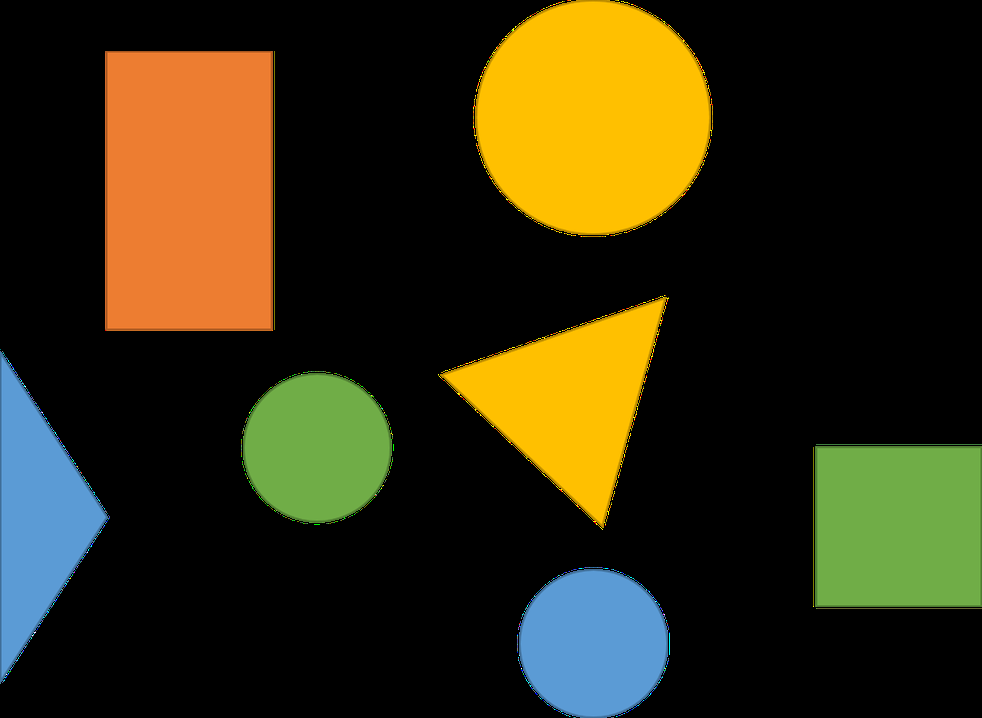
%> input picture 形状识别.png, 982 x 718 px, shrunk from 1288 x 942 before the run
$ octave shape.m   (GNU Octave 9; MATLAB toolbox functions it lacks are replaced by stand-ins)
%> lines starting %> are read from the running program, lines starting %| are printed output that depends on the picture; in (x1, y1, x2, y2) boxes, pixels count from 0 and x2, y2 are one past the last pixel; in counts of white or black regions, pixels touching at a corner belong together; the program's own positions count from 1
clear;
%同心圆
%利用外接
%形状方向
i = imread('形状识别.png');
%> i is the input picture: size 718x982x3 uint8; mean R, G, B 51.9, 45.6, 18.5
C = im2bw(i,0.52); %阈值
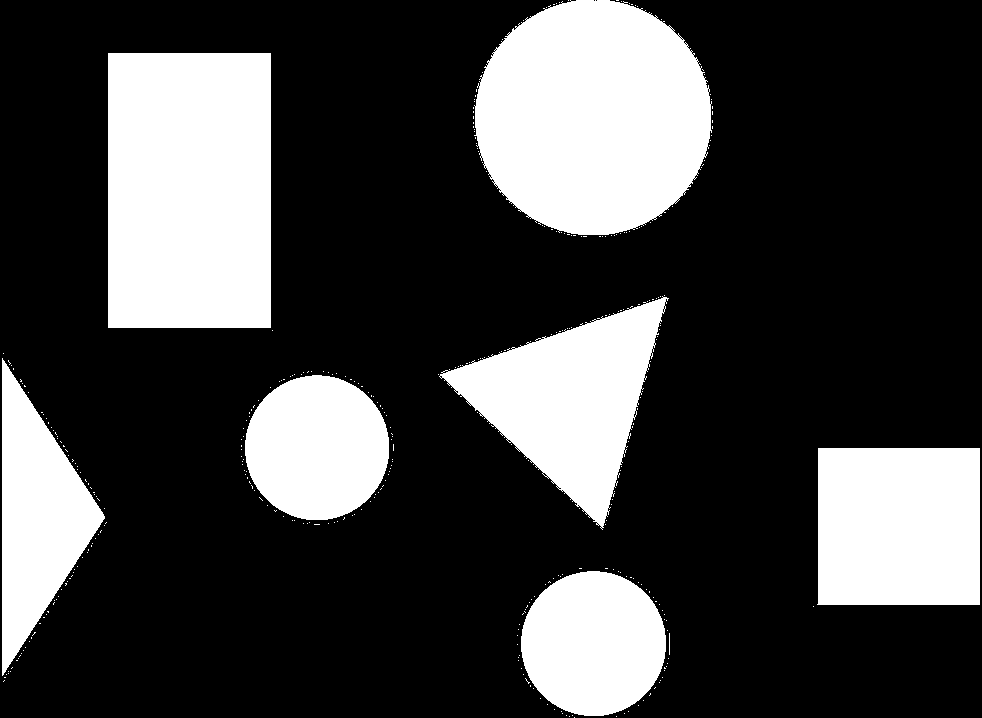
%> C: size 718x982 logical; 26.7% white; 367 white regions (359 under 20 px)
imshow(C);

y = C;
[D,num] = bwlabel(y,8); %标记连通区域 4连通或8连通 空白区域被标记为0
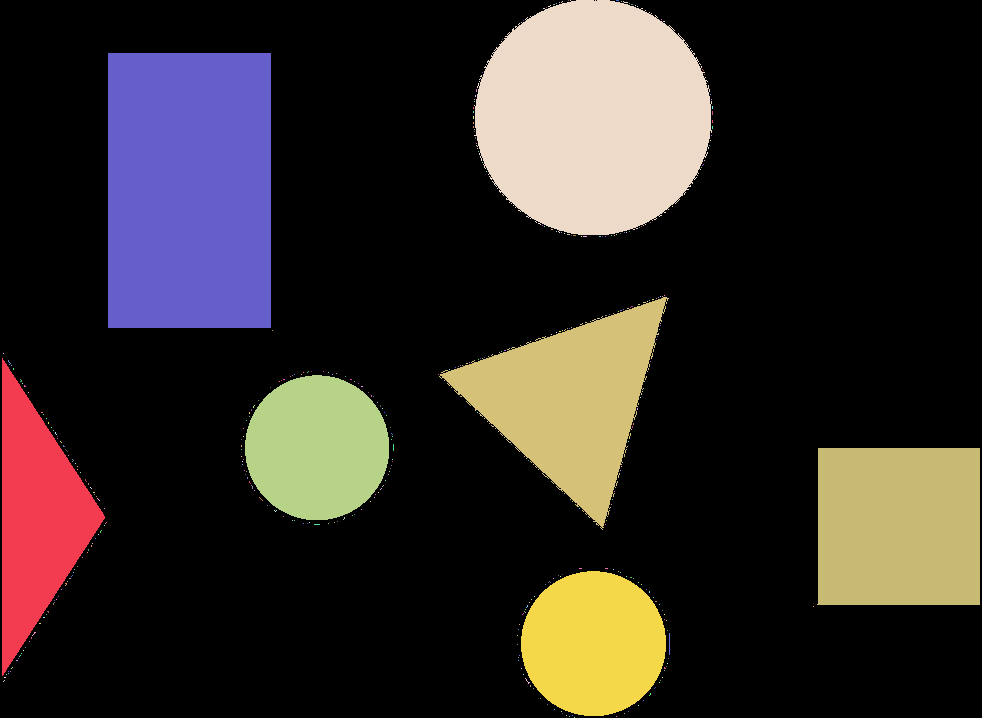
%> D: size 718x982 double; 368 distinct labels, from 0 to 367; one colour per label, 0 black
%> num = 367
a = max(max(D)); %连通区域个数 为 7
%> a = 367

[m,n] = size(y); %获取图像尺寸
%> m = 718; n = 982
d = zeros(1,a); %1行8列的零向量
%e(1) = 0;

STATS=regionprops(D, 'all');
%> STATS = 367 regions; largest, box (x1, y1, x2, y2), Area, Centroid, MajorAxisLength, MinorAxisLength and Eccentricity: (108, 53, 271, 328) 44825 [190 191] 317.5 188.2 0.805, (474, 0, 712, 235) 43971 [593.7 117.9] 237.1 236.2 0.0852, (817, 448, 980, 605) 25435 [899.5 527] 187.1 181.3 0.247
for i=1 : num
d(i)=STATS(i).Area; %计算各区域的面积。
end
%> after the loop, d = 367 values, max 44825 at index 78, min 1 at index 2, mean 513.5

f = zeros(1,a); %1行8列的零向量

%过滤连通区域
for i = 1:num
    f(i) = d(i)>0.001*m*n; %滤波
end
%> after the loop, f = 367 values, max 1 at index 1, min 0 at index 2, mean 0.0191

%标记待处理的区域
f2 = find(f==1);
%> f2 = [1 78 89 167 181 208 367]
g = length(f2);
%> g = 7
f1 = f2;
%> f1 = [1 78 89 167 181 208 367]
figure(2);

for i = 1:g
    [r1,c1] = find(D==f1(i));
    BW1 = bwselect(D,c1,r1,8); %在二进制图像中选择指定坐标点所在的对象
    SE = ones(2,4);
    E1 = imdilate(BW1,SE); %膨胀
    F1 = bwarea(E1); %计算对象总面积
    G1 = bwperim(E1,4); %查找边缘
    H1 = bwarea(G1); %周长
    e(i) = 4*pi*F1/H1^2; %HEYWOOD系数 粒子周长/等面积圆的周长 平方后取倒数即为e
        if (0.8927<e(i) && e(i)<1.1073)
            subplot(4,3,i)
            imshow(~E1);
            title('圆形');
        else if (0.73<e(i) && e(i)<=0.8927)
            subplot(4,3,i)
            imshow(~E1);
            title('方形');
        else if (e(i)<=0.73)
            subplot(4,3,i)
            imshow(~E1);
            title('三角形');
            end;
            end;
        end;
end
%> this loop made 7 passes
%> (F1, H1) on passes 1 to 7: (17632.5, 693.4), (45816, 880.5), (17031.9, 456.8), (25560.9, 803.9), (45280, 839.9), (17123, 458), (26072.1, 643.8)
%> pass 1, `BW1 = bwselect(D,c1,r1,8);`:
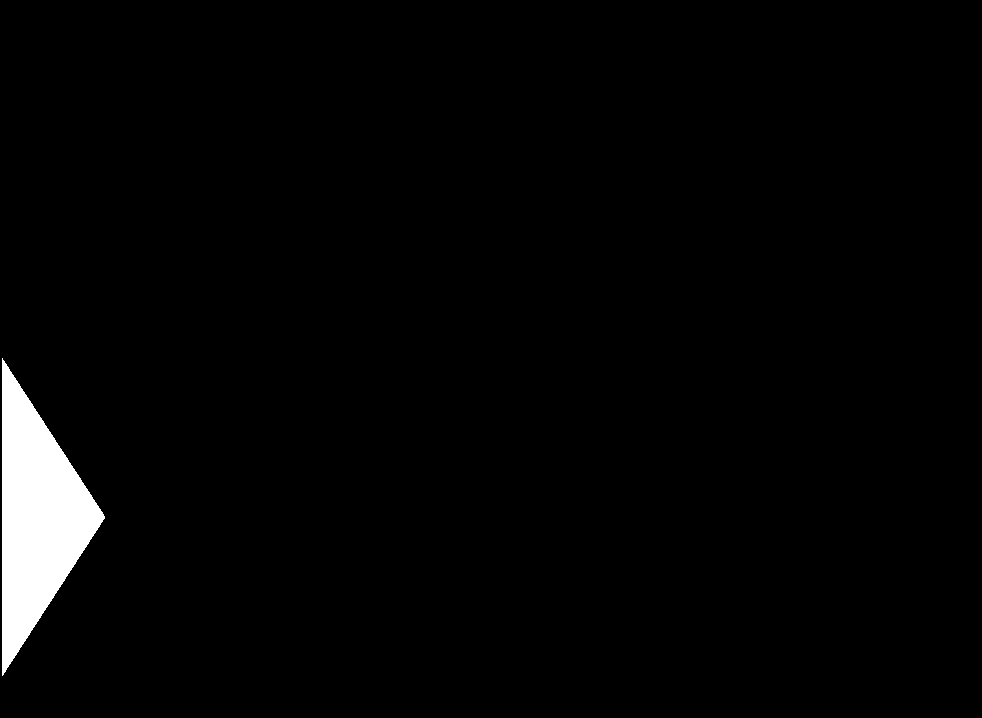
%> BW1: size 718x982 logical; 2.3% white; 1 white region, box (x1, y1, x2, y2) and area: (2, 358, 105, 676) 16547
%> pass 1, `E1 = imdilate(BW1,SE);`:
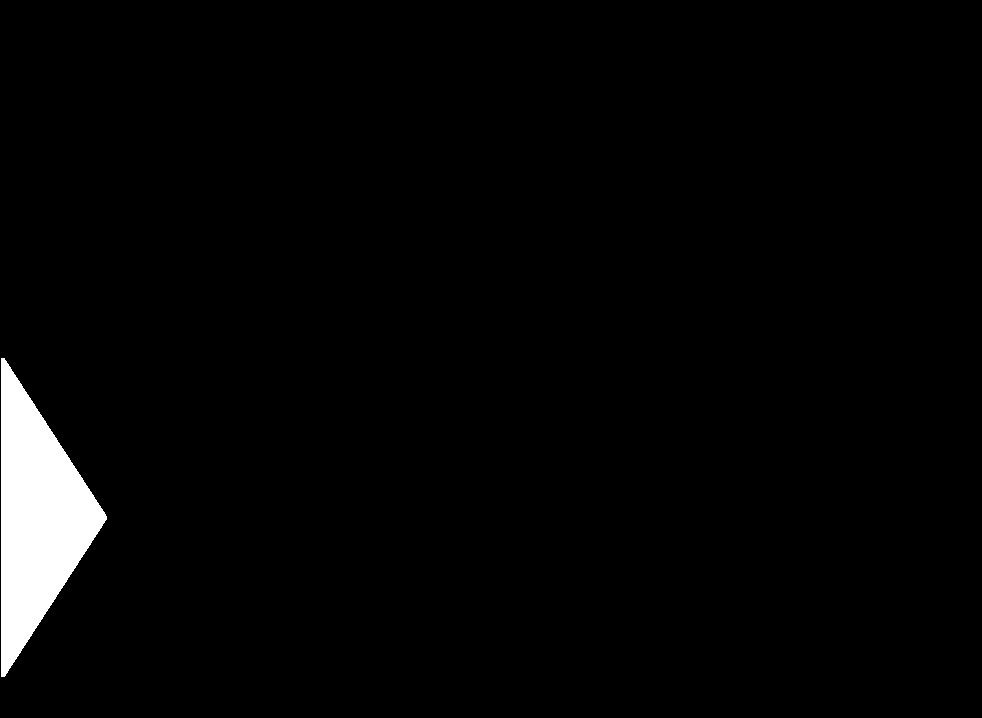
%> E1: size 718x982 logical; 2.5% white; 1 white region, box (x1, y1, x2, y2) and area: (1, 358, 107, 677) 17607
%> pass 1, `G1 = bwperim(E1,4);`:
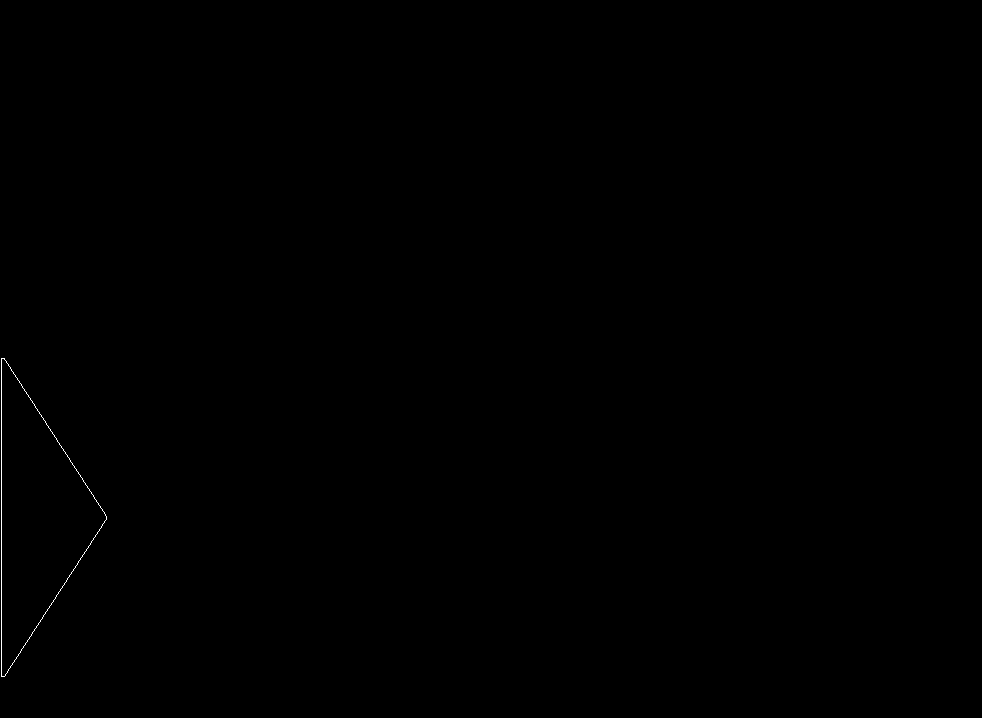
%> G1: size 718x982 logical; 0.09% white in thin lines or dots, all inside (x1, y1, x2, y2) = (1, 358, 107, 677)
%> after the loop, e = [0.461 0.743 1.03 0.497 0.807 1.03 0.791]
%> after the loop:
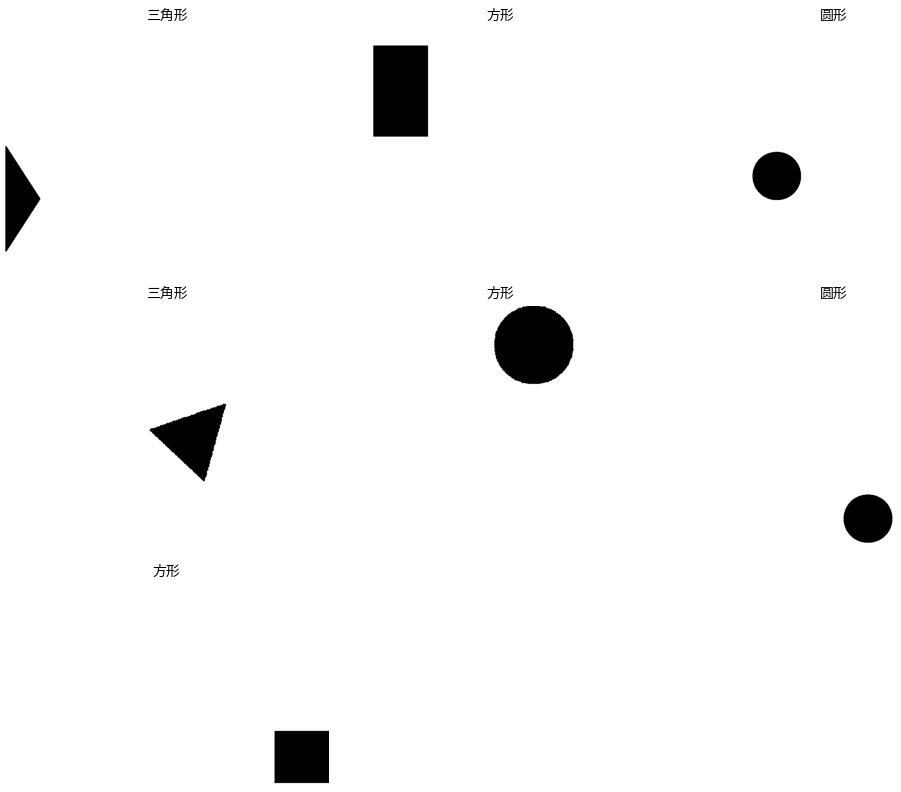
%> figure redrawn from the program's plot data, 7 panels
